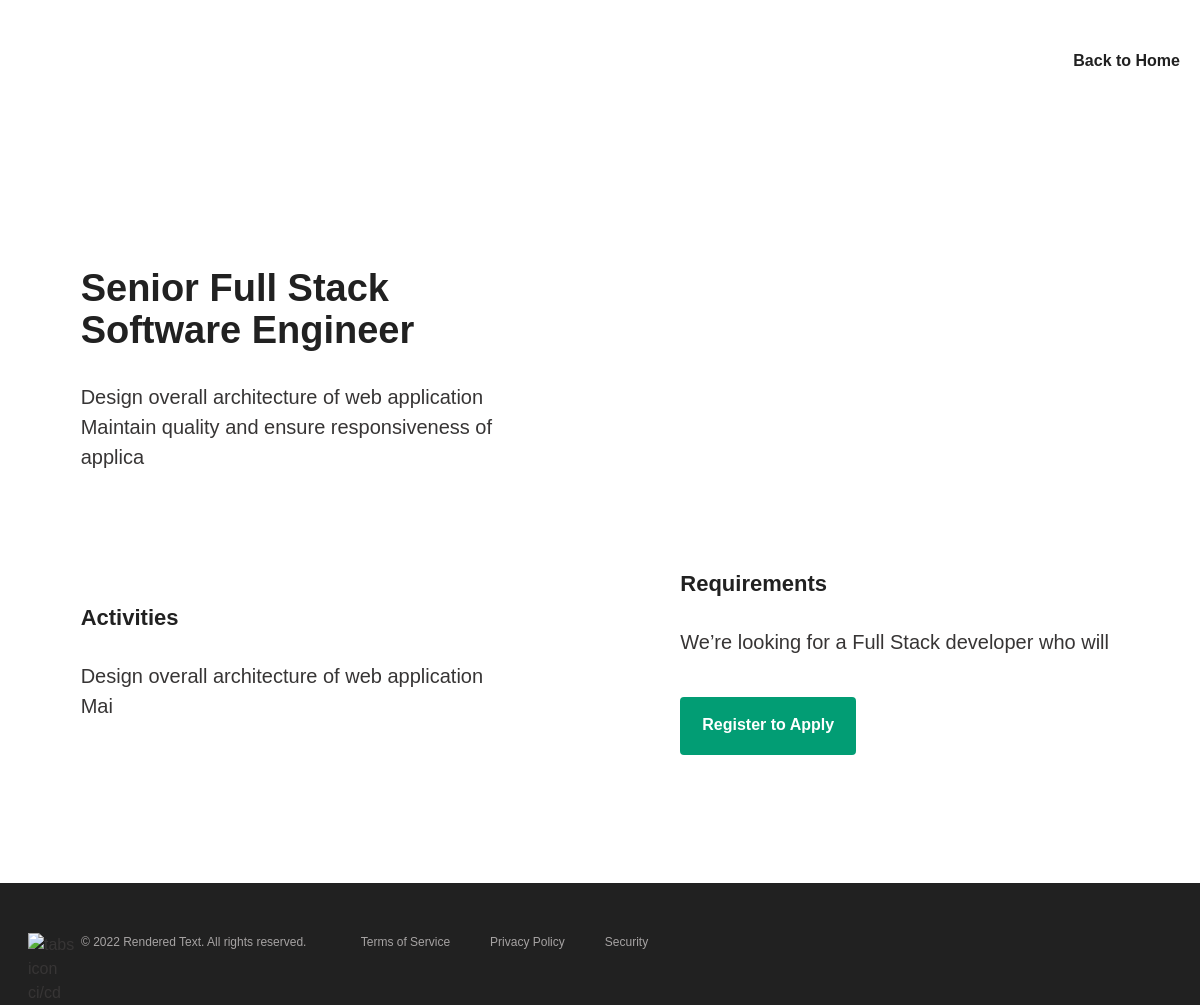
/detail/1, run on the app's committed database.
### recuit/models.py (models this page shows, shortened)
class Job(models.Model):
    my_state_field = StateField()
    jobType = models.ForeignKey(
        JobType, on_delete=models.CASCADE)
    yearOfExp = models.ForeignKey(
        YearOfExp, on_delete=models.CASCADE, null=True)
    salaryScale = models.ForeignKey(
        salaryScale, on_delete=models.CASCADE, null=True)
    educationLevel = models.ForeignKey(
        EducationLevel, on_delete=models.CASCADE, null=True)
    name = models.CharField(max_length=50)
    description = RichTextUploadingField()
    activities = RichTextUploadingField()
    requirements = RichTextUploadingField()
    deadline = models.DateField()
    Active_Status = 1
    Inactive_Status = 0
    STATUS_CHOICES = (
        (Active_Status, 'active'),
        (Inactive_Status, 'unactive'),
    )
    status = models.IntegerField(choices=STATUS_CHOICES, default=Inactive_Status)
    created_on = models.DateTimeField(auto_now=True)
    updated_on = models.DateTimeField(auto_now=True)
    class Meta:
        ordering = ['name']

### recuit/views.py (the view)
# urls.py: path('detail/<int:id>', views.JobDetail),
def JobDetail(request, id):
    job = Job.objects.get(id=id)
    context = {'job': job}
    return render(request, 'JobDetail.html', context)

### recuit/templates/JobDetail.html (shortened to what this page needs)
<!doctype html>
<html lang="en-US">
<head>
</head>
<body class="home page-template-default page page-id-11987 wp-embed-responsive no-sidebar">
<div id="page" class="site default green">
	<header id="masthead" class="site-header transparent announcement">
		<div class="wrap">
		<div class="loginandsignup">
		<a href="/" class="login f-sixteen">Back to Home</a>
		</div>
			</div>
	</header>
	<div id="content" class="site-content">
        <div id="primary" class="content-area">
            <main id="main" class="site-main">
                 <div class="tabs">
                        <div class="intro">
                            <br><br>
                        <h2>{{job.name}}</h2>
                        <p>
                            {{job.description|safe}}
                        </p>
                        </div>
<div class="two-column  default ">
    <div class="column-one">
        <div class="wrap">
            <h4>Activities</h4>
            <p>
                {{job.activities|safe}}
            </p>
        </div>
    </div>
    <div class="column-two">
            <div class="wrap">
            <h4>Requirements</h4>
            <p>
                {{job.requirements|safe}}
            </p>
        </div>
{% if user.is_authenticated %}
<p><a class="button background" href="/dashboard">Apply</a></p>
{% else %}
 <p><a class="button background" href="/register">Register to  Apply</a></p>
{% endif %}
    </div>
</div>
 </main>
 </div>
 </div>
<footer id="colophon" class="site-footer default">
<div class="footer-info" style="padding-top:50px !important;">
        <img loading="lazy" class="alignnone wp-image-12088 size-full" role="img" src="https://wpblog.semaphoreci.com/wp-content/uploads/2019/11/tabs-ci-cd-icon.svg" alt="tabs icon ci/cd" width="53.014" height="51.316">
                <div class="copy f-twelve">© 2022 Rendered Text. All rights reserved.</div>
                <div class="info-menu">
                    <div class="footer-nav f-twelve">
                        <ul id="menu-footer-info" class="menu">
                            <li id="menu-item-12013" class="menu-item menu-item-type-custom menu-item-object-custom menu-item-12013">
                                <a href="/tos">Terms of Service</a>
                            </li>
                            <li id="menu-item-12014" class="menu-item menu-item-type-custom menu-item-object-custom menu-item-12014">
                                <a href="/privacy">Privacy Policy</a>
                            </li>
                            <li id="menu-item-12015" class="menu-item menu-item-type-custom menu-item-object-custom menu-item-12015">
                                <a href="/security">Security</a>
                            </li>
                        </ul>
                    </div>
                </div>
                <div class="social">
                    <a href="" class="podcasts"></a>
                    <a href="" class="twitter"></a>
                    <a href="" class="linkedin"></a>
                    <a href="" class="rss"></a>
                </div>
        </div>
	</footer>
</div>
</html>

### data on the page
Job: name "Senior Full Stack Software Engineer", description "Design overall architecture of web application Maintain quality and ensure responsiveness of applica", activities "Design overall architecture of web application Mai", requirements "We’re looking for a Full Stack developer who will"
